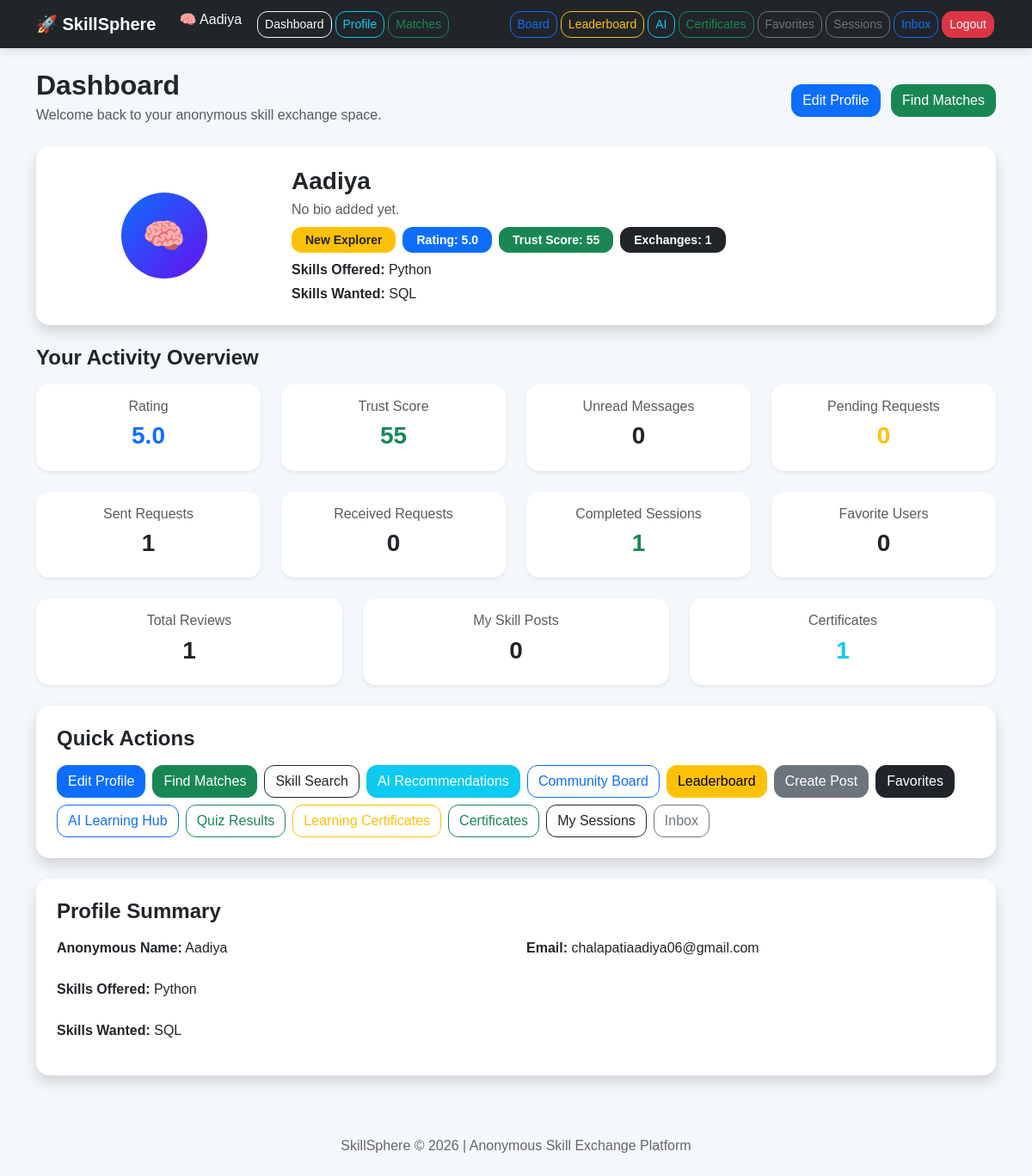
/dashboard (signed in), run on the app's committed database.
### app.py (models this page shows)
class User(UserMixin, db.Model):
    id = db.Column(db.Integer, primary_key=True)
    anonymous_name = db.Column(db.String(100), unique=True, nullable=False)
    email = db.Column(db.String(120), unique=True, nullable=False)
    password = db.Column(db.String(255), nullable=False)
    skills_offered = db.Column(db.Text, nullable=True)
    skills_wanted = db.Column(db.Text, nullable=True)
    rating = db.Column(db.Float, default=0.0)
    completed_exchanges = db.Column(db.Integer, default=0)
    trust_score = db.Column(db.Integer, default=50)
    is_admin = db.Column(db.Boolean, default=False)
    avatar = db.Column(db.String(50), default='🧠')
    bio = db.Column(db.String(250), default='')
    badge = db.Column(db.String(100), default='New Explorer')

### app.py (the view)
@app.route('/dashboard')
@login_required
def dashboard():
    update_user_badge(current_user)
    db.session.commit()
    sent_count = SessionBooking.query.filter_by(sender_id=current_user.id).count()
    received_count = SessionBooking.query.filter_by(receiver_id=current_user.id).count()
    review_count = Review.query.filter_by(reviewee_id=current_user.id).count()
    unread_count, pending_session_count, favorite_count = get_notification_counts()
    post_count = SkillPost.query.filter_by(user_id=current_user.id).count()
    certificate_count = Certificate.query.filter_by(user_id=current_user.id).count()
    completed_count = SessionBooking.query.filter(
        ((SessionBooking.sender_id == current_user.id) | (SessionBooking.receiver_id == current_user.id)) &
        (SessionBooking.status == 'Completed')
    ).count()
    return render_template(
        'dashboard.html',
        user=current_user,
        sent_count=sent_count,
        received_count=received_count,
        review_count=review_count,
        completed_count=completed_count,
        unread_count=unread_count,
        pending_session_count=pending_session_count,
        favorite_count=favorite_count,
        post_count=post_count,
        certificate_count=certificate_count
    )

### app.py (called while the page is built)
@login_manager.user_loader
def load_user(user_id):
    return User.query.get(int(user_id))

def update_user_badge(user):
    completed = user.completed_exchanges or 0
    trust = user.trust_score or 0
    rating = user.rating or 0.0
    if completed >= 20 and trust >= 120 and rating >= 4.5:
        user.badge = 'Legend Mentor'
    elif completed >= 10 and trust >= 90 and rating >= 4.0:
        user.badge = 'Elite Guide'
    elif completed >= 5 and trust >= 70:
        user.badge = 'Trusted Mentor'
    elif completed >= 2:
        user.badge = 'Active Learner'
    else:
        user.badge = 'New Explorer'

def get_notification_counts():
    unread_messages = Message.query.filter_by(receiver_id=current_user.id, is_read=False).count()
    pending_sessions = SessionBooking.query.filter_by(receiver_id=current_user.id, status='Pending').count()
    favorite_count = Favorite.query.filter_by(user_id=current_user.id).count()
    return unread_messages, pending_sessions, favorite_count

### templates/dashboard.html (shortened to what this page needs)
{% extends 'base.html' %}
{% block content %}
<div class="d-flex justify-content-between align-items-center flex-wrap mb-4">
    <div>
        <h2 class="fw-bold mb-1">Dashboard</h2>
        <p class="text-muted mb-0">Welcome back to your anonymous skill exchange space.</p>
    </div>
    <div class="mt-2">
        <a href="{{ url_for('profile') }}" class="btn btn-primary me-2">Edit Profile</a>
        <a href="{{ url_for('matches') }}" class="btn btn-success">Find Matches</a>
    </div>
</div>
<div class="card shadow border-0 p-4 mb-4">
    <div class="row align-items-center">
        <div class="col-md-3 text-center mb-3 mb-md-0">
            <div class="avatar-circle-large mx-auto">{{ user.avatar }}</div>
        </div>
        <div class="col-md-9">
            <h3 class="fw-bold mb-1">{{ user.anonymous_name }}</h3>
            <p class="text-muted mb-2">{{ user.bio if user.bio else 'No bio added yet.' }}</p>
            <div class="d-flex flex-wrap gap-2 mb-2">
                <span class="badge bg-warning text-dark px-3 py-2">{{ user.badge }}</span>
                <span class="badge bg-primary px-3 py-2">Rating: {{ user.rating }}</span>
                <span class="badge bg-success px-3 py-2">Trust Score: {{ user.trust_score }}</span>
                <span class="badge bg-dark px-3 py-2">Exchanges: {{ user.completed_exchanges }}</span>
            </div>
            <p class="mb-1"><strong>Skills Offered:</strong> {{ user.skills_offered if user.skills_offered else 'Not added yet' }}</p>
            <p class="mb-0"><strong>Skills Wanted:</strong> {{ user.skills_wanted if user.skills_wanted else 'Not added yet' }}</p>
        </div>
    </div>
</div>
<h4 class="mb-3 fw-semibold">Your Activity Overview</h4>
<div class="row g-4 mb-4">
    <div class="col-md-3 col-sm-6">
        <div class="card dashboard-card shadow-sm border-0 p-3 text-center h-100">
            <h6 class="text-muted">Rating</h6>
            <h3 class="fw-bold text-primary">{{ user.rating }}</h3>
        </div>
    </div>
    <div class="col-md-3 col-sm-6">
        <div class="card dashboard-card shadow-sm border-0 p-3 text-center h-100">
            <h6 class="text-muted">Trust Score</h6>
            <h3 class="fw-bold text-success">{{ user.trust_score }}</h3>
        </div>
    </div>
    <div class="col-md-3 col-sm-6">
        <div class="card dashboard-card shadow-sm border-0 p-3 text-center h-100">
            <h6 class="text-muted">Unread Messages</h6>
            <h3 class="fw-bold text-dark">{{ unread_count }}</h3>
        </div>
    </div>
    <div class="col-md-3 col-sm-6">
        <div class="card dashboard-card shadow-sm border-0 p-3 text-center h-100">
            <h6 class="text-muted">Pending Requests</h6>
            <h3 class="fw-bold text-warning">{{ pending_session_count }}</h3>
        </div>
    </div>
    <div class="col-md-3 col-sm-6">
        <div class="card dashboard-card shadow-sm border-0 p-3 text-center h-100">
            <h6 class="text-muted">Sent Requests</h6>
            <h3 class="fw-bold">{{ sent_count }}</h3>
        </div>
    </div>
    <div class="col-md-3 col-sm-6">
        <div class="card dashboard-card shadow-sm border-0 p-3 text-center h-100">
            <h6 class="text-muted">Received Requests</h6>
            <h3 class="fw-bold">{{ received_count }}</h3>
        </div>
    </div>
    <div class="col-md-3 col-sm-6">
        <div class="card dashboard-card shadow-sm border-0 p-3 text-center h-100">
            <h6 class="text-muted">Completed Sessions</h6>
            <h3 class="fw-bold text-success">{{ completed_count }}</h3>
        </div>
    </div>
    <div class="col-md-3 col-sm-6">
        <div class="card dashboard-card shadow-sm border-0 p-3 text-center h-100">
            <h6 class="text-muted">Favorite Users</h6>
            <h3 class="fw-bold">{{ favorite_count }}</h3>
        </div>
    </div>
    <div class="col-md-4 col-sm-6">
        <div class="card dashboard-card shadow-sm border-0 p-3 text-center h-100">
            <h6 class="text-muted">Total Reviews</h6>
            <h3 class="fw-bold">{{ review_count }}</h3>
        </div>
    </div>
    <div class="col-md-4 col-sm-6">
        <div class="card dashboard-card shadow-sm border-0 p-3 text-center h-100">
            <h6 class="text-muted">My Skill Posts</h6>
            <h3 class="fw-bold">{{ post_count }}</h3>
        </div>
    </div>
    <div class="col-md-4 col-sm-12">
        <div class="card dashboard-card shadow-sm border-0 p-3 text-center h-100">
            <h6 class="text-muted">Certificates</h6>
            <h3 class="fw-bold text-info">{{ certificate_count }}</h3>
        </div>
    </div>
</div>
<div class="card shadow border-0 p-4 mb-4">
    <h4 class="mb-3 fw-semibold">Quick Actions</h4>
    <div class="d-flex flex-wrap gap-2">
        <a href="{{ url_for('profile') }}" class="btn btn-primary">Edit Profile</a>
        <a href="{{ url_for('matches') }}" class="btn btn-success">Find Matches</a>
        <a href="{{ url_for('skill_search') }}" class="btn btn-outline-dark">Skill Search</a>
        <a href="{{ url_for('recommendations') }}" class="btn btn-info text-white">AI Recommendations</a>
        <a href="{{ url_for('board') }}" class="btn btn-outline-primary">Community Board</a>
        <a href="{{ url_for('leaderboard') }}" class="btn btn-warning">Leaderboard</a>
        <a href="{{ url_for('create_post') }}" class="btn btn-secondary">Create Post</a>
        <a href="{{ url_for('favorites') }}" class="btn btn-dark">Favorites</a>
        <a href="{{ url_for('learning_home') }}" class="btn btn-outline-primary">AI Learning Hub</a>
        <a href="{{ url_for('quiz_results') }}" class="btn btn-outline-success">Quiz Results</a>
        <a href="{{ url_for('learning_certificates') }}" class="btn btn-outline-warning">Learning Certificates</a>
        <a href="{{ url_for('certificates') }}" class="btn btn-outline-success">Certificates</a>
        <a href="{{ url_for('my_sessions') }}" class="btn btn-outline-dark">My Sessions</a>
        <a href="{{ url_for('inbox') }}" class="btn btn-outline-secondary">Inbox</a>
    </div>
</div>
<div class="card shadow border-0 p-4 mb-4">
    <h4 class="mb-3 fw-semibold">Profile Summary</h4>
    <div class="row">
        <div class="col-md-6 mb-2">
            <p><strong>Anonymous Name:</strong> {{ user.anonymous_name }}</p>
        </div>
        <div class="col-md-6 mb-2">
            <p><strong>Email:</strong> {{ user.email }}</p>
        </div>
        <div class="col-md-12 mb-2">
            <p><strong>Skills Offered:</strong> {{ user.skills_offered if user.skills_offered else 'Not added yet' }}</p>
        </div>
        <div class="col-md-12">
            <p><strong>Skills Wanted:</strong> {{ user.skills_wanted if user.skills_wanted else 'Not added yet' }}</p>
        </div>
    </div>
</div>
{% endblock %}

### templates/base.html (shortened to what this page needs)
<!DOCTYPE html>
<html lang="en">
<head>
    <link href="https://cdn.jsdelivr.net/npm/bootstrap@5.3.3/dist/css/bootstrap.min.css" rel="stylesheet">
    <link rel="stylesheet" href="{{ url_for('static', filename='style.css') }}">
</head>
<body>
<nav class="navbar navbar-expand-lg navbar-dark bg-dark">
    <div class="container d-flex justify-content-between">
        <a class="navbar-brand fw-bold" href="{{ url_for('index') }}">
            🚀 SkillSphere
        </a>
        <div class="d-flex flex-wrap justify-content-end">
            {% if current_user.is_authenticated %}
                <span class="text-light me-3">
                    {{ current_user.avatar }} {{ current_user.anonymous_name }}
                </span>
                <a class="btn btn-outline-light btn-sm nav-btn" href="{{ url_for('dashboard') }}">Dashboard</a>
                <a class="btn btn-outline-info btn-sm nav-btn" href="{{ url_for('profile') }}">Profile</a>
                <a class="btn btn-outline-success btn-sm nav-btn" href="{{ url_for('matches') }}">Matches</a>
                <a class="btn btn-outline-dark btn-sm nav-btn" href="{{ url_for('skill_search') }}">Search</a>
                <a class="btn btn-outline-primary btn-sm nav-btn" href="{{ url_for('board') }}">Board</a>
                <a class="btn btn-outline-warning btn-sm nav-btn" href="{{ url_for('leaderboard') }}">Leaderboard</a>
                <a class="btn btn-outline-info btn-sm nav-btn" href="{{ url_for('recommendations') }}">AI</a>
                <a class="btn btn-outline-success btn-sm nav-btn" href="{{ url_for('certificates') }}">Certificates</a>
                <a class="btn btn-outline-secondary btn-sm nav-btn" href="{{ url_for('favorites') }}">Favorites</a>
                <a class="btn btn-outline-secondary btn-sm nav-btn" href="{{ url_for('my_sessions') }}">Sessions</a>
                <a class="btn btn-outline-primary btn-sm nav-btn" href="{{ url_for('inbox') }}">Inbox</a>
                <a class="btn btn-danger btn-sm nav-btn" href="{{ url_for('logout') }}">Logout</a>
            {% else %}
                <a class="btn btn-outline-light btn-sm nav-btn" href="{{ url_for('login') }}">Login</a>
                <a class="btn btn-success btn-sm nav-btn" href="{{ url_for('register') }}">Register</a>
            {% endif %}
        </div>
    </div>
</nav>
<div class="container mt-4">
    {% block content %}{% endblock %}
</div>
<div class="footer">
    <p>SkillSphere © 2026 | Anonymous Skill Exchange Platform</p>
</div>
</body>
</html>

### static/style.css (style rules this page uses)
body { background: #f4f7fb; font-family: Arial, sans-serif; min-height: 100vh; }
h1, h2, h3, h4, h5 { font-weight: bold; }
.navbar { box-shadow: 0 4px 10px rgba(0, 0, 0, 0.1); }
.nav-btn { margin: 2px; }
.card { border-radius: 18px; border: none; box-shadow: 0 4px 12px rgba(0, 0, 0, 0.08); }
.form-control, .form-select, .btn { border-radius: 12px; }
.footer { margin-top: 50px; padding: 20px; text-align: center; color: #666; }
.badge { font-size: 14px; padding: 8px 10px; border-radius: 12px; }
.avatar-circle, .avatar-circle-large, .avatar-circle-small { display: flex; align-items: center; justify-content: center; border-radius: 50%; background: linear-gradient(135deg, #0d6efd, #6610f2); color: white; font-weight: bold; }
.avatar-circle-large { width: 100px; height: 100px; font-size: 40px; margin: 0 auto; }
.dashboard-card, .match-card, .recommendation-card, .skill-search-card, .board-card, .admin-stat-card, .review-card, .session-card, .message-card, .create-post-card, .register-card, .login-card, .leaderboard-item { transition: 0.3s ease; }

### templates/base.html (style rules this page uses)
body { background-color: #f4f7fb; }
.navbar { box-shadow: 0 4px 10px rgba(0,0,0,0.1); }
.nav-btn { margin: 2px; }
.card { border-radius: 15px; box-shadow: 0 4px 12px rgba(0,0,0,0.08); }
.footer { margin-top: 50px; padding: 20px; text-align: center; color: #666; }

### data on the page
User: avatar "🧠", anonymous_name "Aadiya", bio "No bio added yet.", badge "New Explorer", rating "5.0", trust_score "55", completed_exchanges "1", skills_offered "Python", skills_wanted "SQL", email "chalapatiaadiya06@gmail.com"

### other printed values
{{ unread_count }} "0"
{{ pending_session_count }} "0"
{{ sent_count }} "1"
{{ received_count }} "0"
{{ completed_count }} "1"
{{ favorite_count }} "0"
{{ review_count }} "1"
{{ post_count }} "0"
{{ certificate_count }} "1"
